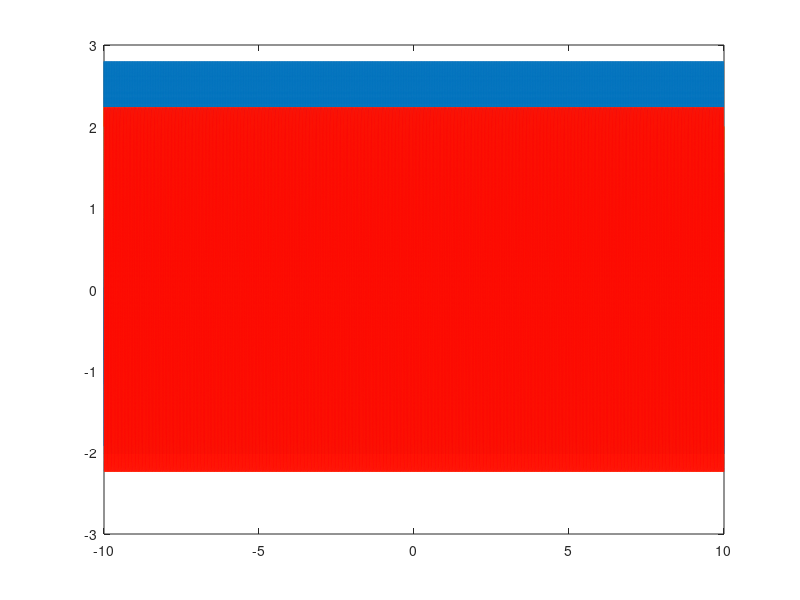

Recreate this plot in MATLAB.
t=-10:0.00001:10;
 x= cos(100*pi*t) + cos(200*pi*t) + sin(500*pi*t);
 y=cos(50*pi*t)+cos(50*pi*t)+sin(50*pi*t);
 y2= cos(80*pi*t) + cos(80*pi*t) + sin(80*pi*t);
 plot(t,x,t,y,'y',t,y2,'r');